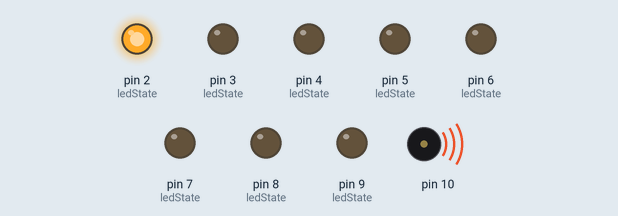
This sketch was run on a simulated Arduino Uno, built with avr-gcc and run on an emulated ATmega328P. On the bench: output pins drawn as LEDs (lit = HIGH), buzzer (waves = sounding).

Above: at 0.12 s.
At 0.45 s:
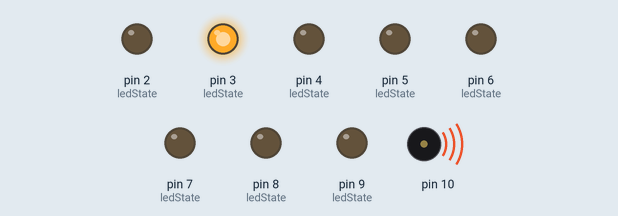
At 1.46 s:
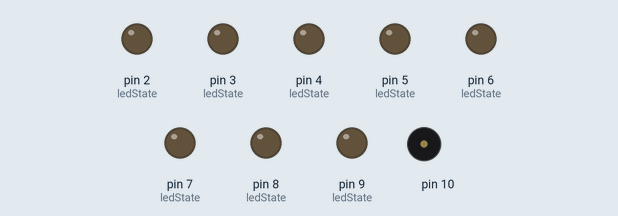
At 2.72 s:
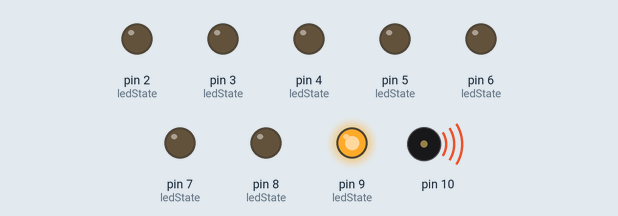
At 4.35 s:
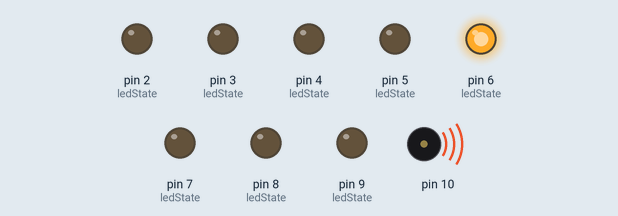
At 7.47 s:
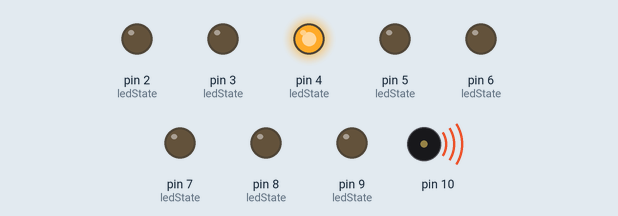
Timing chart, 0 to 7.8 s (numbered marks = the images above):
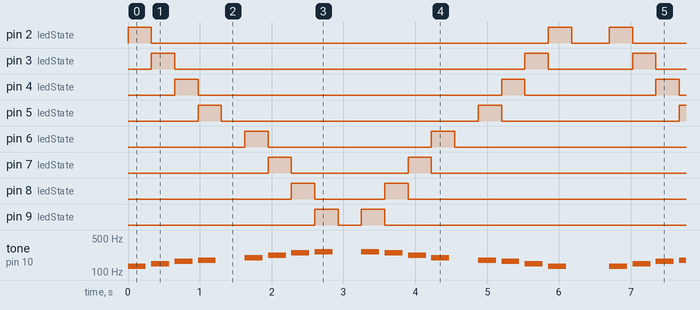

The sketch:

15-2.ino
```cpp
#define NOTE_C3 131
#define NOTE_D3 147
#define NOTE_E3 165
#define NOTE_F3 175
#define NOTE_G3 196
#define NOTE_A3 220
#define NOTE_B3 247
#define NOTE_C4 262
int ledState = 0;

int melody[] = {
  NOTE_C3,NOTE_D3,NOTE_E3,NOTE_F3,0,
  NOTE_G3,NOTE_A3,NOTE_B3,NOTE_C4,0,
  NOTE_C4,NOTE_B3,NOTE_A3,NOTE_G3,0,
  NOTE_F3,NOTE_E3,NOTE_D3,NOTE_C3,0,
};
int noteDurations[] = {
 4,4,4,4,4,
  4,4,4,4,4,
  4,4,4,4,4,
  4,4,4,4,4

};


void setup() {
  pinMode(2, OUTPUT);
  pinMode(3, OUTPUT);
  pinMode(4, OUTPUT);
  pinMode(5, OUTPUT);
  pinMode(6, OUTPUT);
  pinMode(7, OUTPUT);
  pinMode(8, OUTPUT);
  pinMode(9, OUTPUT);
  pinMode(10, OUTPUT);
}

void loop() {


  for (int thisNote = 0; thisNote < 20; thisNote++) {
    int noteDuration = 1000 / noteDurations[thisNote];
    tone(10, melody[thisNote], noteDuration);

    if(melody[thisNote] == NOTE_C3){
      digitalWrite(2,HIGH);
        ledState = 2;
    }else if(melody[thisNote] == NOTE_D3){
      digitalWrite(3,HIGH);
        ledState = 3;
    }else if(melody[thisNote] == NOTE_E3){
      digitalWrite(4,HIGH);
        ledState = 4;
    }else if(melody[thisNote] == NOTE_F3){
      digitalWrite(5,HIGH);
        ledState = 5;
    }else if(melody[thisNote] == NOTE_G3){
      digitalWrite(6,HIGH);
        ledState = 6;
    }else if(melody[thisNote] == NOTE_A3){
      digitalWrite(7,HIGH);
        ledState = 7;
    }else if(melody[thisNote] == NOTE_B3){
      digitalWrite(8,HIGH);
        ledState = 8;
    }else if(melody[thisNote] == NOTE_C4){
      digitalWrite(9,HIGH);
        ledState = 9;
    }

    int pauseBetweenNotes = noteDuration *1.3;
    delay(pauseBetweenNotes);

    noTone(10);
    digitalWrite(ledState, LOW);
  }

  delay(200);
}
```

Measured:
- by itself, pin 2 (ledState): repeats every 6.7 s: LOW 5.5 s, HIGH 0.33 s, LOW 0.53 s, HIGH 0.33 s
- by itself, pin 3 (ledState): repeats every 6.7 s: LOW 4.9 s, HIGH 0.33 s, LOW 1.2 s, HIGH 0.33 s
- by itself, pin 4 (ledState): repeats every 6.7 s: LOW 4.2 s, HIGH 0.33 s, LOW 1.8 s, HIGH 0.33 s
- by itself, pin 5 (ledState): repeats every 6.7 s: LOW 3.6 s, HIGH 0.33 s, LOW 2.5 s, HIGH 0.33 s
- by itself, pin 6 (ledState): repeats every 6.7 s: LOW 2.3 s, HIGH 0.33 s, LOW 3.8 s, HIGH 0.33 s
- by itself, pin 7 (ledState): repeats every 6.7 s: LOW 1.6 s, HIGH 0.33 s, LOW 4.4 s, HIGH 0.33 s
- by itself, pin 8 (ledState): repeats every 6.7 s: LOW 0.98 s, HIGH 0.33 s, LOW 5.1 s, HIGH 0.33 s
- by itself, pin 9 (ledState): repeats every 6.7 s: LOW 0.33 s, HIGH 0.33 s, LOW 5.7 s, HIGH 0.33 s
